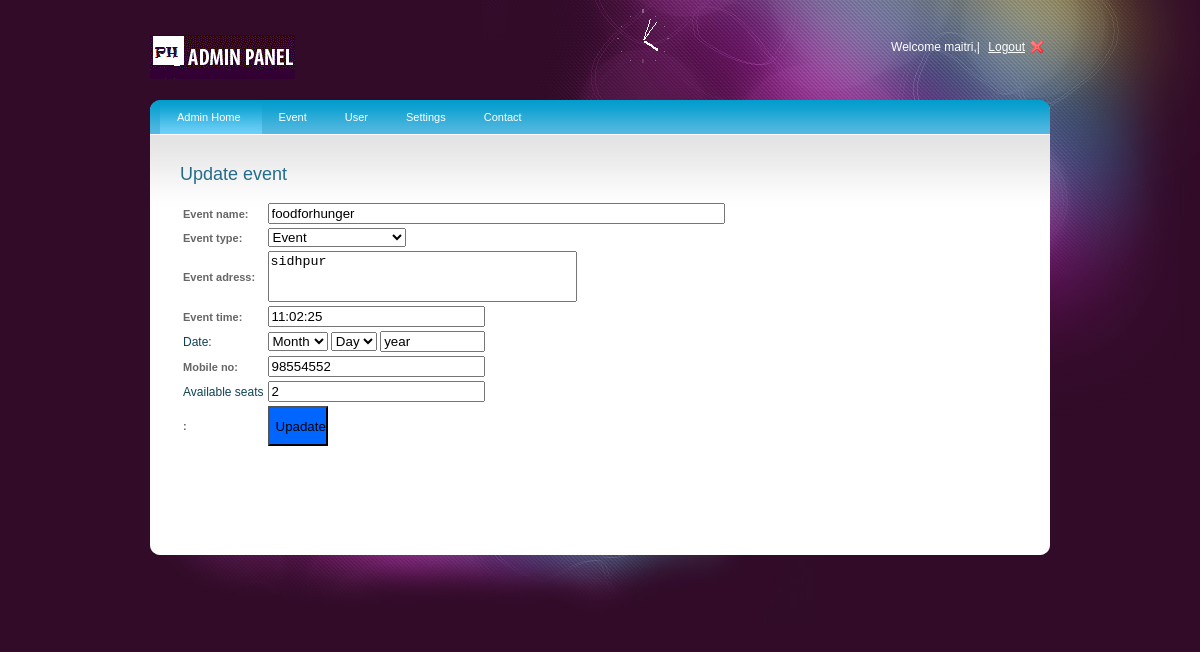
The app's page /admn/edit.php?id=29 (signed in) with its own data.
### tables this page shows
CREATE TABLE IF NOT EXISTS `event` (
  `eid` int(4) NOT NULL auto_increment,
  `ename` text NOT NULL,
  `etype` int(11) NOT NULL,
  `eadress` text NOT NULL,
  `emobno` int(12) NOT NULL,
  `edate` date NOT NULL,
  `etime` time NOT NULL,
  `eseat` int(4) NOT NULL,
  `flg` int(2) NOT NULL,
  PRIMARY KEY  (`eid`)
);

### admn/connect_db.php (called while the page is built, shortened)
<?php
	class connection
	{
		function get_rs($qr)
		{
			if($qr == "update")
				$str="select * from event";
			else if($qr== "edit" )
				$str="select * from event where eid=".$_REQUEST['id'];
			$this->rs=mysql_query($str);
			return $this->rs;
		}
	}
?>

### admn/edit.php (the view, shortened to what this page needs)
<?php
include("connect_db.php");
$cdb=new connection();
$cdb->connect_dbs();
?>
<!DOCTYPE html PUBLIC "-//W3C//DTD XHTML 1.0 Transitional//EN" "http://www.w3.org/TR/xhtml1/DTD/xhtml1-transitional.dtd">
<html xmlns="http://www.w3.org/1999/xhtml">
<head>
<link rel="stylesheet" type="text/css" href="style.css" />
<link rel="stylesheet" type="text/css" media="all" href="niceforms-default.css" />
</head>
<body>
<body>
<div id="main_container">
	<div class="header">
    <div class="logo"><a href="#"><img src="images/logo.gif" alt="" title="" border="0" /></a></div>
    <div class="right_header">Welcome <?php echo $_SESSION['name']; ?>,| <a href="login.php" class="logout">Logout</a></div>
    <div id="clock_a"></div>
    </div>
    <div class="main_content">
                    <div class="menu">
                    <ul>
                    <li><a class="current" href="main.php">Admin Home</a></li>
                    <li><a href="update.php">Event</a>
                    </li>
                    <li><a href="login.html">User</a>
                    </li>
                    <li><a href="login.html">Settings</a>
                    </li>
                    <li><a href="contect.php">Contact</a></li>
                    </ul>
                    </div>
    <div class="center_content">
      <div class="right_content">
        <h2>Update  event</h2>
        <?php
			$rs=$cdb->get_rs("edit");
if($array=mysql_fetch_array($rs))
{
}
?>
        <form action="" method="post" id="form1">
        <table>
                    <tr>
                        <td>
                          <label for="email">Event name:</label></td>
                        <td><input type="text" name="ename" id="ename" size="54" value="<?php echo $array[1]; ?>"/></td>
                    </tr>
                    <tr>
                        <td>
                          <label for="password">Event type:</label></td>
                        <td><select size="1" name="etype" id="etype" value="<?php echo $array[2]; ?>">
                              <option>Event</option>
                            </select>
                      </select></td>
                    </tr>
                    <tr>
                        <td>
                      <label for="etype">Event adress:</label></td>
                            <td><textarea name="eadress" id="eadress" rows="3" cols="36"  value=""><?php echo $array[3]; ?></textarea></td>
                    </tr>
                    <tr>
                        <td>
                          <label for="interests">Event time:</label></td>
                        <td>
                          <input type="text" name="etime" id="etime" size="24" value="<?php echo $array[6]; ?>"/>
                        </td>
                    </tr>
                    <tr>
                        <td>Date:</td>
                      <td>
                          <select size="1" name="rmonth" id="rmonth">
                          <option>Month</option>
				        </select>
                                   <select name="rdate" id="rdate" size="1">
							        <option>Day</option>
			            </select>
                        <input type="text" name="ryear" id="ryear" size="10" value="year" />
                      </td>
                    </tr>
                    <tr>
                        <td>
                          <label for="upload">Mobile no:</label></td>
                        <td><input type="text" name="emobno" id="emobno" size="24"  onblur="mob()" value="<?php echo $array[4];?>"/></td>
                    </tr>
            <tr>
              <td>Available seats</td>
                      <td><input type="text" name="eseat" id="eseat" size="24" value="<?php echo $array[7]; ?>" /></td>
            <tr>
                        <td>
              <label for="eadress">:</label></td>
                        <td><input name="update" type="submit" class="deep" id="update" value="Upadate"/></td>
         </table>
        <p>&nbsp;</p>
        </form>
      </div>
  </div>
    </div>
    <div class="footer"></div>
</div>
</body>
</html>

### admn/style.css (style rules this page uses)
body { background:url(images/bg.jpg) no-repeat center top #310b28; font-family:Arial, Helvetica, sans-serif; padding:0; font-size:12px; margin:0 auto; color: #0e4354; }
a { color:#256c89; }
h2 { font-size:18px; color:#256c89; font-weight:normal; padding:0px 0 15px 0; margin:0px; clear:both; }
#main_container { margin:0 auto; width:900px; padding:0px 0 0px 0; }
.header { width:900px; height:100px; }
.logo { float:left; padding:35px 0 0 0; }
#clock_a { float:right; padding:15px 0 0 0; }
.right_header { width:350px; float:right; text-align:right; color:#FFFFFF; padding:40px 0 0 0; }
.right_header a { margin:0 5px 0 5px; text-decoration:underline; color:#FFFFFF; }
.right_header a.logout { background:url(images/user_logout.png) no-repeat right; padding-right:20px; }
.main_content { margin:0 auto; width:900px; height:auto; padding:0px 0 50px 0; background:url(images/menu_bg.jpg) no-repeat center top #fff; }
.footer { width:900px;height:87px;background:url(images/footer_bg.jpg) no-repeat center top; }
.menu { font-size:11px;padding:0px 10px 0 10px; float:left; width:880px; }
.menu ul { padding:0;margin:0;list-style-type:none; height:34px; }
.menu ul li { float:left;height:34px;line-height:34px; }
.menu a, .menu a:visited { display:block;float:left;height:100%;font-size:11px;text-decoration:none;color:#fff;padding:0 21px 0 17px; }
.menu a.current { background:url(images/menu_bg.gif) repeat-x center; }
.center_content { clear:both; }
.right_content { width:625px; float:left; padding:30px 0 0 30px; }

### admn/niceforms-default.css (style rules this page uses)
label { font-size:11px; font-weight:bold; color:#666; }
select, input, textarea, button { outline:none; resize:none; }

### admn/edit.php (style rules this page uses)
.deep { background-color:#06F; height:40px; width:60px; }

### records on screen
event: ename "foodforhunger", etype "Event", eadress "sidhpur", etime "11:02:25", emobno "98554552", eseat "2"

### other values on screen
$_SESSION['name'] "maitri"
